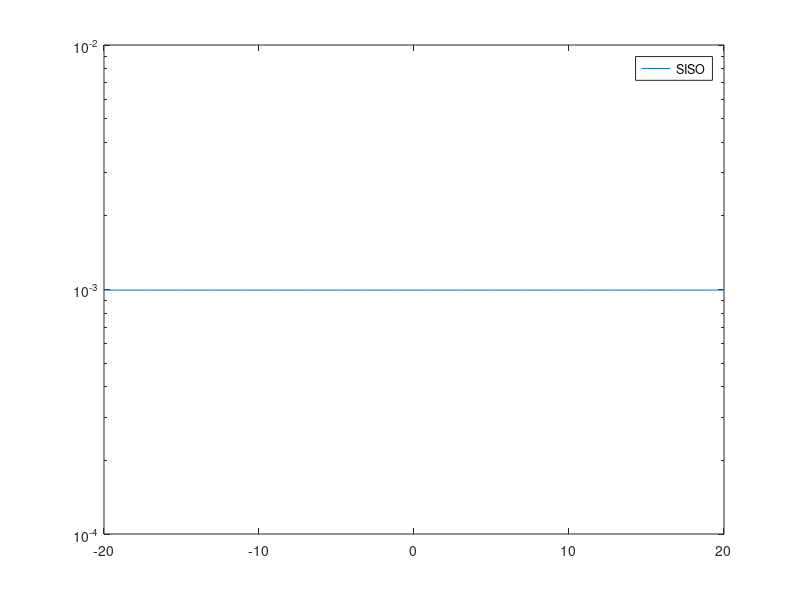

The MATLAB script that drew this image:
%clc;
%close all;
%clear all;
%%zero forcing equalizer
b1=10000;
Nt=4;
Nr=1;

x1=randi([0 1], Nt, b1);
x2=x1.*2-1;
BER=zeros(5000, 41);
for i=1:10
    H=1/sqrt(2).*(randn(Nr, Nt) + 1j*randn(Nr, Nt));

    snr_db=-20:1:20;
    snr=10.^(snr_db/10);
    ber=[];
    for k=1:length(snr_db)
        x3=x2.*sqrt(snr(k)/sqrt(Nt));
        y_=H*x3 + sqrt(1/2)*(randn(Nr, b1)+1j*(randn(Nr,b1)));
        y_zf=pinv(H)*y_;

        %y_mmse=inv(H'*H+(1/snr(k).*eye(Nt)));
        qe_zf=real(y_zf>=0);
        ber_temp=sum(sum(qe_zf~=x1))/(Nt*b1);
        BER(i,k)=ber_temp;
        %ber(k)=error_bits
    end
end
ber_new=mean(BER);
semilogy(snr_db, ber_new);
legend('SISO', 'SIMO', 'MIMO', 'MISO');
hold on;
%H=1/sqrt(2).*(randn(Nr,Nt) + 1j*randn(Nr, Nt));
%Generating noise=> N=